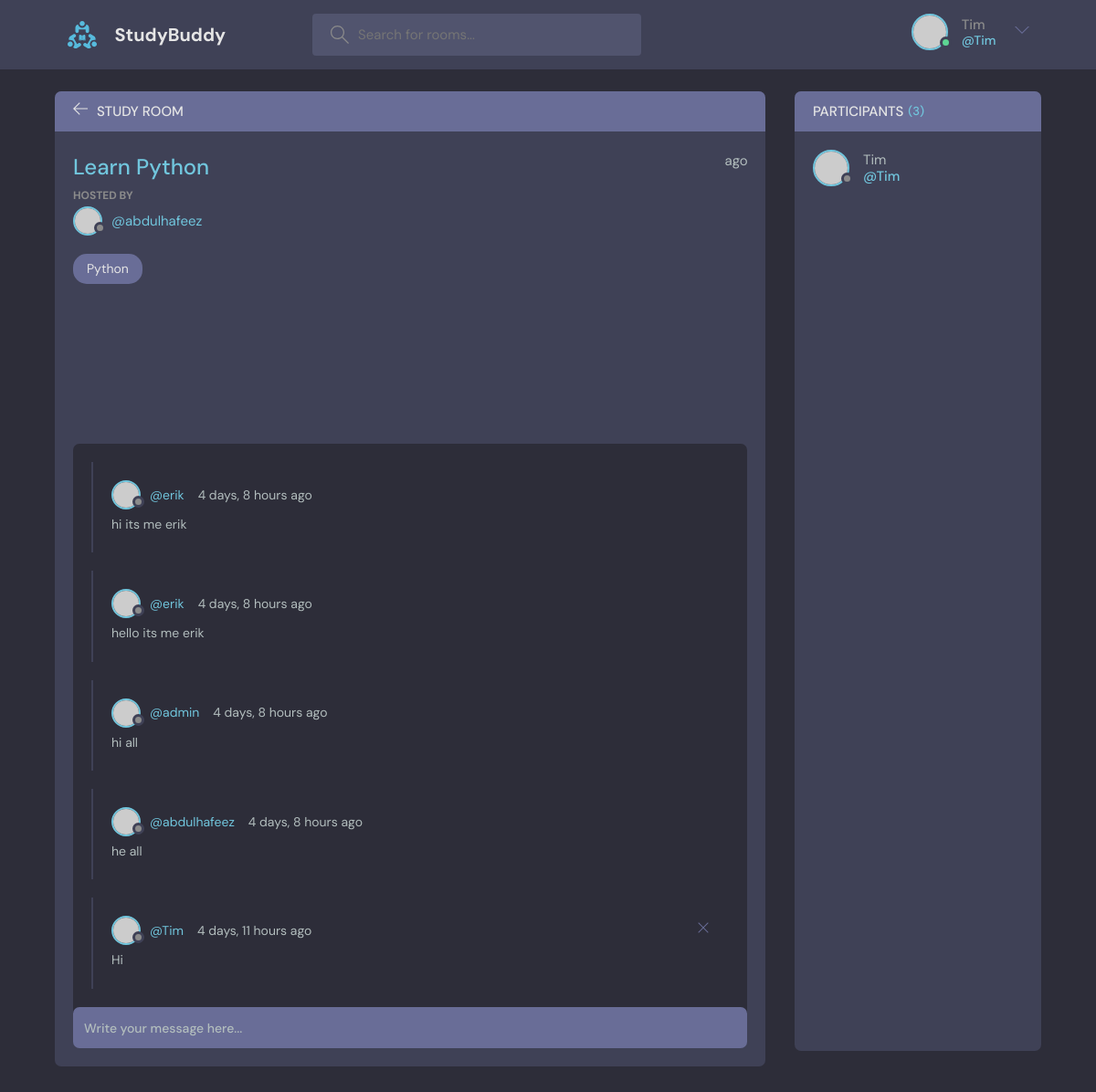
The app's page /room/9/ (signed in) with its own data.
### base/models.py (models this page shows, shortened)
class Room(models.Model):
    host = models.ForeignKey(User, on_delete=models.SET_NULL, null=True)
    topic = models.ForeignKey(Topic, on_delete=models.SET_NULL, null=True)
    name = models.CharField(max_length=200)
    description = models.TextField(null=True, blank=True)
    participants = models.ManyToManyField(User, related_name='participants', blank=True)
    updated = models.DateTimeField(auto_now=True)
    created = models.DateTimeField(auto_now_add=True)
    class Meta:
        ordering = ["-updated", "-created"]

class Topic(models.Model):
    name = models.CharField(max_length=200)
    def __str__(self):
        return self.name

class Message(models.Model):
    user = models.ForeignKey(User, on_delete=models.CASCADE)
    room = models.ForeignKey(Room, on_delete=models.CASCADE)
    body = models.TextField()
    updated = models.DateTimeField(auto_now=True)
    created = models.DateTimeField(auto_now_add=True)
    class Meta:
        ordering = ["-updated", "-created"]

### base/views.py (the view, shortened to what this page needs)
# urls.py: path('room/<str:pk>/', views.room, name='room'),
def room(request, pk):
    room = Room.objects.get(id=pk)
    room_messages = room.message_set.all()
    participants = room.participants.all()
    context = {'room': room, 'room_messages': room_messages, 'participants': participants}
    return render(request, 'base/room.html', context)

### base/templates/base/room.html (shortened to what this page needs)
{% extends 'main.html' %}
  {% block content %}
    <main class="profile-page layout layout--2">
      <div class="container">
        <div class="room">
          <div class="room__top">
            <div class="room__topLeft">
              <a href="{% url 'home' %}">
                <svg version="1.1" xmlns="http://www.w3.org/2000/svg" width="32" height="32" viewBox="0 0 32 32">
                  <title>arrow-left</title>
                  <path
                    d="M13.723 2.286l-13.723 13.714 13.719 13.714 1.616-1.611-10.96-10.96h27.625v-2.286h-27.625l10.965-10.965-1.616-1.607z"
                  ></path>
                </svg>
              </a>
              <h3>Study Room</h3>
            </div>
          </div>
          <div class="room__box scroll">
            <div class="room__header scroll">
              <div class="room__info">
                <h3>{{room.name}}</h3>
                <span>{{room.create|timesince}} ago</span>
              </div>
              <div class="room__hosted">
                <p>Hosted By</p>
                <a href="{% url 'user-profile' room.host.id %}" class="room__author">
                  <div class="avatar avatar--small">
                    <img src="https://randomuser.me/api/portraits/men/37.jpg" />
                  </div>
                  <span>@{{room.host.username}}</span>
                </a>
              </div>
              <span class="room__topics">{{room.topic}}</span>
            </div>
            <div class="room__conversation">
              <div class="threads scroll">
              {% for message in room_messages %}
                <div class="thread">
                  <div class="thread__top">
                    <div class="thread__author">
                      <a href="{% url 'user-profile' message.user.id %}" class="thread__authorInfo">
                        <div class="avatar avatar--small">
                          <img src="https://randomuser.me/api/portraits/men/37.jpg" />
                        </div>
                        <span>@{{message.user.username}}</span>
                      </a>
                      <span class="thread__date">{{message.created|timesince}} ago</span>
                    </div>
                    {% if request.user == message.user %}
                    <a href="{% url 'delete-message' message.id %}">
                    <div class="thread__delete">
                      <svg version="1.1" xmlns="http://www.w3.org/2000/svg" width="32" height="32" viewBox="0 0 32 32">
                        <title>remove</title>
                        <path
                          d="M27.314 6.019l-1.333-1.333-9.98 9.981-9.981-9.981-1.333 1.333 9.981 9.981-9.981 9.98 1.333 1.333 9.981-9.98 9.98 9.98 1.333-1.333-9.98-9.98 9.98-9.981z"
                        ></path>
                      </svg>
                    </div>
                    </a>
                    {% endif %}
                  </div>
                  <div class="thread__details">
                    {{message.body}}
                  </div>
                </div>
              {% endfor %}
              </div>
            </div>
          </div>
          <div class="room__message" >
            <form action="" method="post">
              <input name="body" placeholder="Write your message here..." />
            </form>
          </div>
        </div>
        <div class="participants">
          <h3 class="participants__top">Participants <span>({{participants.count}})</span></h3>
          <div class="participants__list scroll">
             {% if request.user.is_authenticated %}
            <a href="{% url 'user-profile' user.id %}" class="participant">
              <div class="avatar avatar--medium">
                <img src="https://randomuser.me/api/portraits/men/37.jpg" />
              </div>
              <p>
                {{user.username}}
                <span>@{{user.username}}</span>
              </p>
            </a>
            {% endif %}
          </div>
        </div>
      </div>
    </main>
 {% endblock %}

### templates/navbar.html (shortened to what this page needs)
{% load  static %}
<header class="header header--loggedIn">
      <div class="container">
        <a href="{% url 'home' %}" class="header__logo">
          <img src="{% static 'images/logo.svg' %}" />
          <h1>StudyBuddy</h1>
        </a>
        <form action="{% url 'home' %}" class="header__search" method="GET">
          <label>
            <input name="q" placeholder="Search for rooms..." />
          </label>
        </form>
        <nav class="header__menu">
         {% if request.user.is_authenticated %}
          <div class="header__user">
            <a href="{% url 'update-user' %}">
              <div class="avatar avatar--medium active">
                <img src="https://randomuser.me/api/portraits/men/37.jpg" />
              </div>
              <p>{{request.user.username}} <span>@{{request.user.username}}</span></p>
            </a>
            <button class="dropdown-button">
              <svg version="1.1" xmlns="http://www.w3.org/2000/svg" width="32" height="32" viewBox="0 0 32 32">
                <title>chevron-down</title>
                <path d="M16 21l-13-13h-3l16 16 16-16h-3l-13 13z"></path>
              </svg>
            </button>
          </div>
        {% else %}
         <a href="{% url 'login' %}">
            <img src="{% static 'images/avatar.svg'%} " />
            <p>Login</p>
          </a>
          {% endif %}
        </nav>
      </div>
    </header>

### records on screen
Room: name "Learn Python", host.username "abdulhafeez", topic "Python"
Message: user.username "erik", created "4 days, 8 hours", body "hi its me erik"
Message: user.username "erik", created "4 days, 8 hours", body "hello its me erik"
Message: user.username "admin", created "4 days, 8 hours", body "hi all"
Message: user.username "abdulhafeez", created "4 days, 8 hours", body "he all"
Message: user.username "Tim", created "4 days, 11 hours", body "Hi"

### other values on screen
{{ request.user.username }} "Tim"
{{ participants.count }} "3"
{{ user.username }} "Tim"
